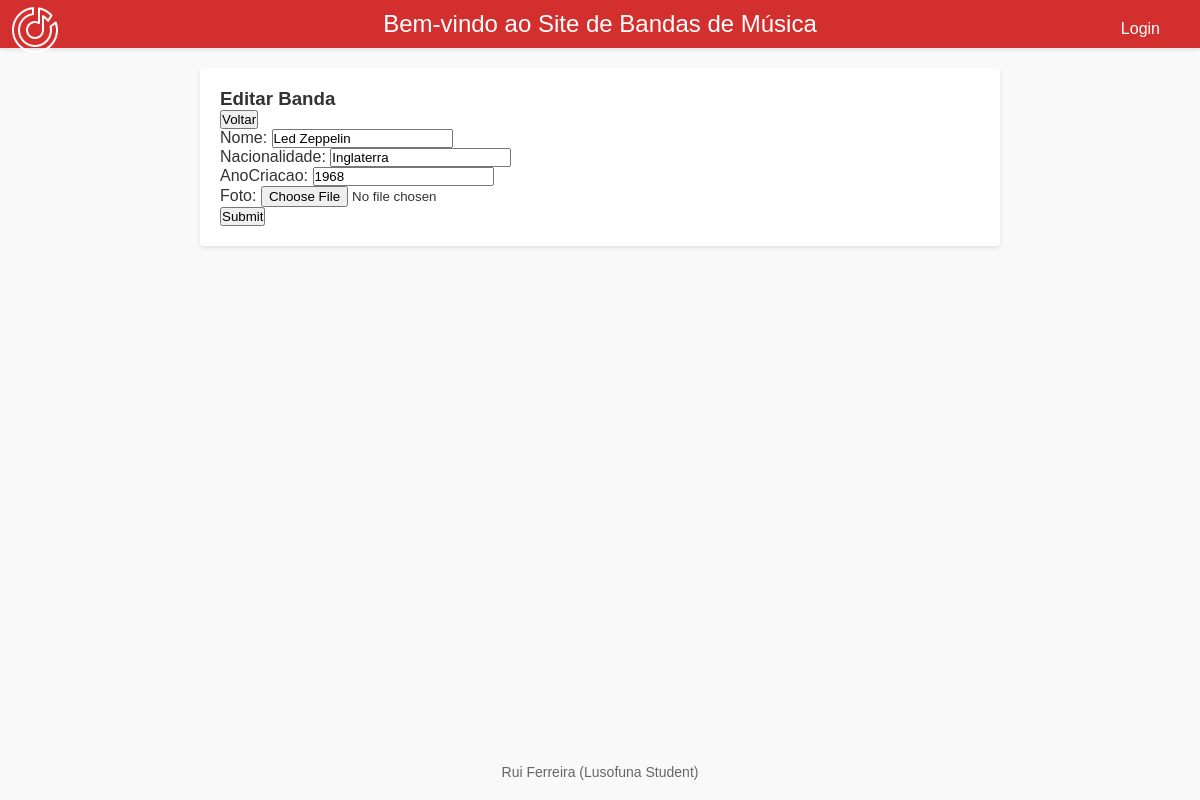
The page /bandas/bandaInfo/242/edita on the database its author committed.
### bandas/models.py (models this page shows, shortened)
class Banda(models.Model):
    nome = models.CharField(max_length=200)
    nacionalidade = models.CharField(max_length=200, null = True)
    anoCriacao = models.IntegerField()
    foto = models.ImageField(null = True)

### bandas/views.py (the view)
# urls.py: path('bandaInfo/<int:banda_id>/edita', views.edita_banda_view,name="edita_banda"),
def edita_banda_view(request, banda_id):
    banda = Banda.objects.get(id=banda_id)
    if request.POST:
        form = BandaForm(request.POST or None, request.FILES, instance=banda)
        if form.is_valid():
            form.save()
            return redirect('bandas:bandaInfo')
    else:
        form = BandaForm(instance=banda)  # cria formulário com dados da instância autor
    context = {'form': form, 'banda':banda}
    return render(request, 'bandas/edita_banda.html', context)

### bandas/forms.py
class BandaForm(forms.ModelForm):
  class Meta:
    model = Banda        # classe para a qual é o formulário
    fields = '__all__'   # inclui no form todos os campos da classe Autor.

### bandas/templates/bandas/edita_banda.html (shortened to what this page needs)
{% extends 'bandas/layout.html' %}
{% block content %}
    <h3>Editar Banda</h3>
    <button class="back-button" onclick="history.go(-1)">Voltar</button>
    <form action="{% url 'bandas:edita_banda' banda.id %}" method="post" enctype='multipart/form-data'>
      {{ form.as_p }}
      <input type="submit">
    </form>
{% endblock %}

### static/app/bandas/style.css (style rules this page uses)
* { margin: 0; padding: 0; box-sizing: border-box; }
body { font-family: Arial, sans-serif; background-color: #f8f8f8; color: #333; }

### bandas/templates/bandas/layout.html (style rules this page uses)
body { font-family: Arial, sans-serif; margin: 0; padding: 0; background-color: #f9f9f9; color: #333; }

### rows shown on the page
Banda: nome "Led Zeppelin", nacionalidade "Inglaterra", anoCriacao "1968"
